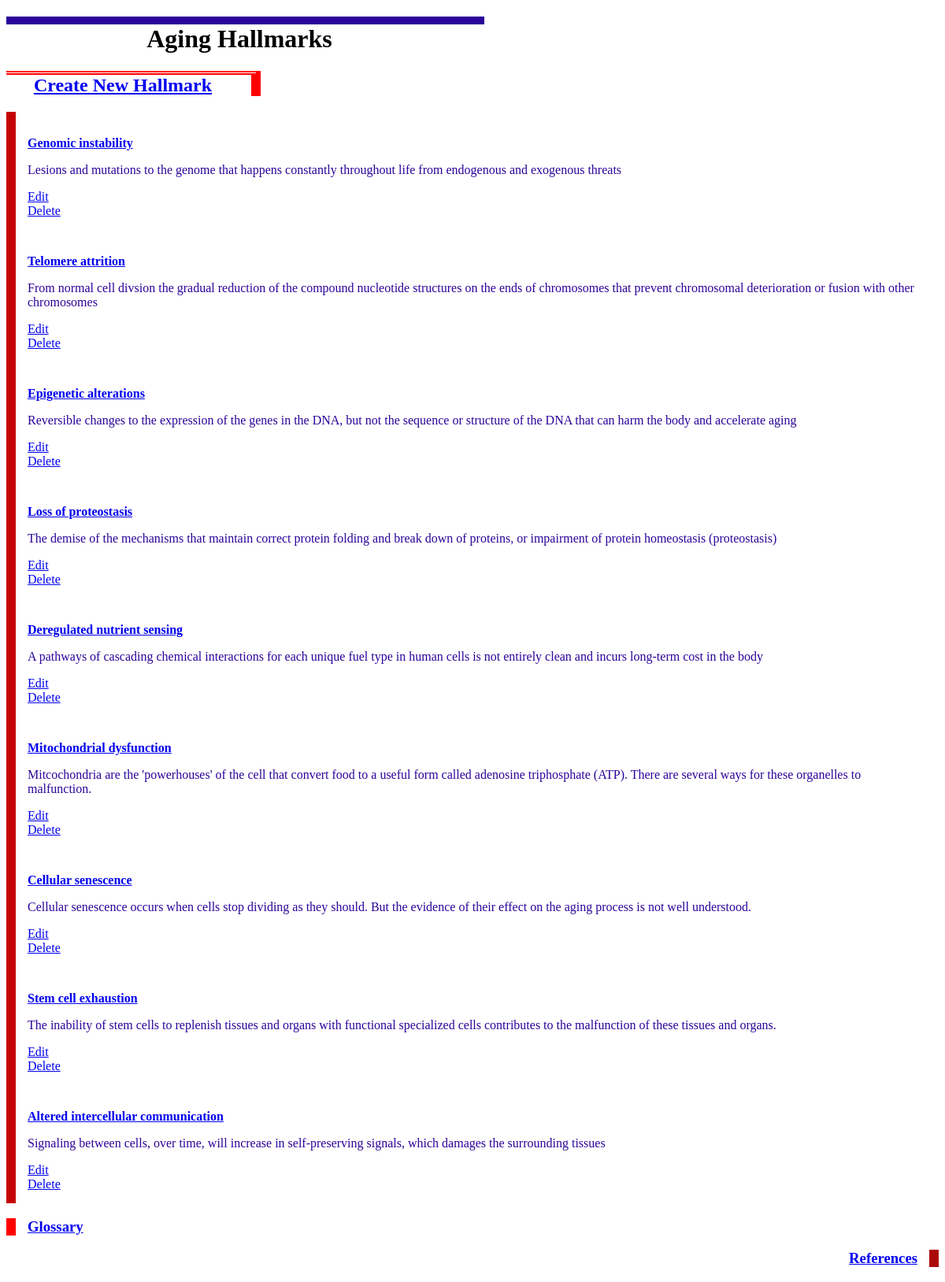
The app's page /aging_hallmarks, older data.
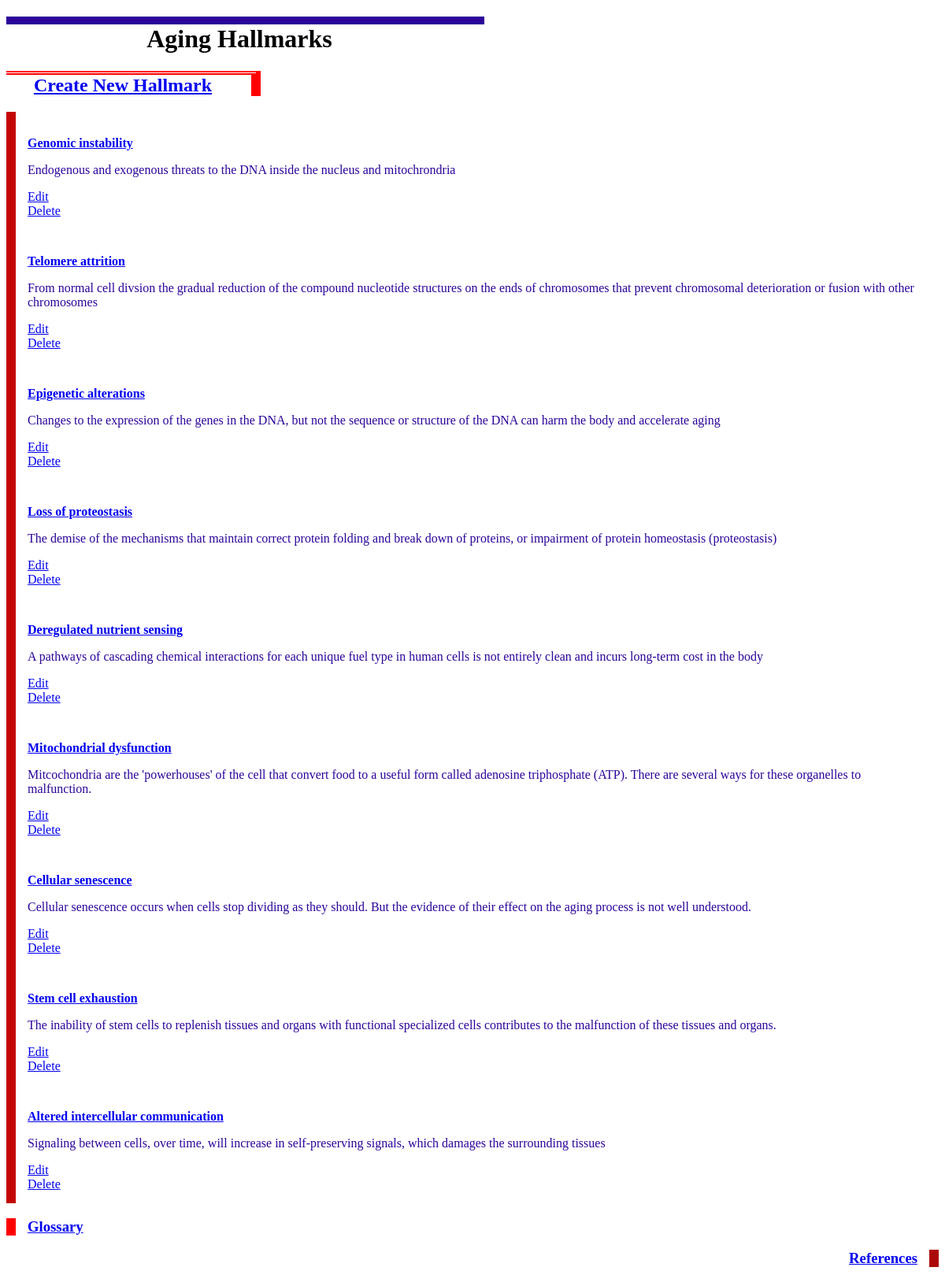
The same page, newer data.
### db_setup.py (models this page shows, shortened)
class AgingHallmark(Base):
    __tablename__ = 'aging_hallmark'
    id = Column(Integer, primary_key=True)
    name = Column(String(300), nullable=False)
    summary = Column(String(300))
    treatment = Column(String(300))

### app.py (the view)
@app.route('/')
@app.route('/aging_hallmarks')
def agingHallmarks():
    aging_hallmarks = session.query(AgingHallmark).all()
    return render_template('agingHallmarks.html',
                                aging_hallmarks = aging_hallmarks)

### templates/agingHallmarks.html (shortened to what this page needs)
<!DOCTYPE html>
<html>
<head>
    <link rel=stylesheet type=text/css href="{{ url_for('static', filename='styles.css') }}">
</head>
<body>
<h1 style = "border-top: 10px solid rgb(43, 4, 153); width:50%; padding-right: 15px;
text-align:center;"> Aging Hallmarks </h1>
    <h2 style = "color:rgb(43, 4, 153); text-align:center; border-right: 12px solid red;
    border-top: 5px double red; width: 25%; padding-right: 15px;">
    <a href="{{url_for('newHallmark')}}">Create New Hallmark</a>
    </h2>
{% for hallmark in aging_hallmarks %}
<div style="color:rgb(43, 4, 153); border-left: 12px solid rgb(196, 4, 4);
    border-top: 2px dashed rgb(196, 4, 4)); padding: 15px;">
<b><a href="{{url_for('details', hallmark_id = hallmark.id)}}"><p>{{hallmark.name}}</p></a></b>
<p>{{hallmark.summary}}</p>
<a href="{{url_for('editHallmark', hallmark_id = hallmark.id)}}">Edit</a>
<a href="{{url_for('deleteHallmark', hallmark_id = hallmark.id)}}">Delete</a>
</div>
{% endfor %}
<h3 style="color:rgb(43, 4, 153); border-left: 12px solid red; padding-left: 15px;">
        <a href="{{url_for('glossary')}}">Glossary</a>
</h3>
<h3 style = "border-right: 12px solid rgb(172, 10, 10); padding-right: 15px; text-align:right;"><a href = "{{url_for('references')}}">References</a></h3>
</body>
</html>

Row changes from the older to the newer data that the page shows:
changed AgingHallmark "Genomic instability": summary "Lesions and mutations to the genome that happens constantly throughout life from endogenous and exogenous threats" → "Endogenous and exogenous threats to the DNA inside the nucleus and mitochrondria"
changed AgingHallmark "Epigenetic alterations": summary "Reversible changes to the expression of the genes in the DNA, but not the sequence or structure of the DNA that can harm the body and accelerate aging" → "Changes to the expression of the genes in the DNA, but not the sequence or structure of the DNA can harm the body and accelerate aging"
